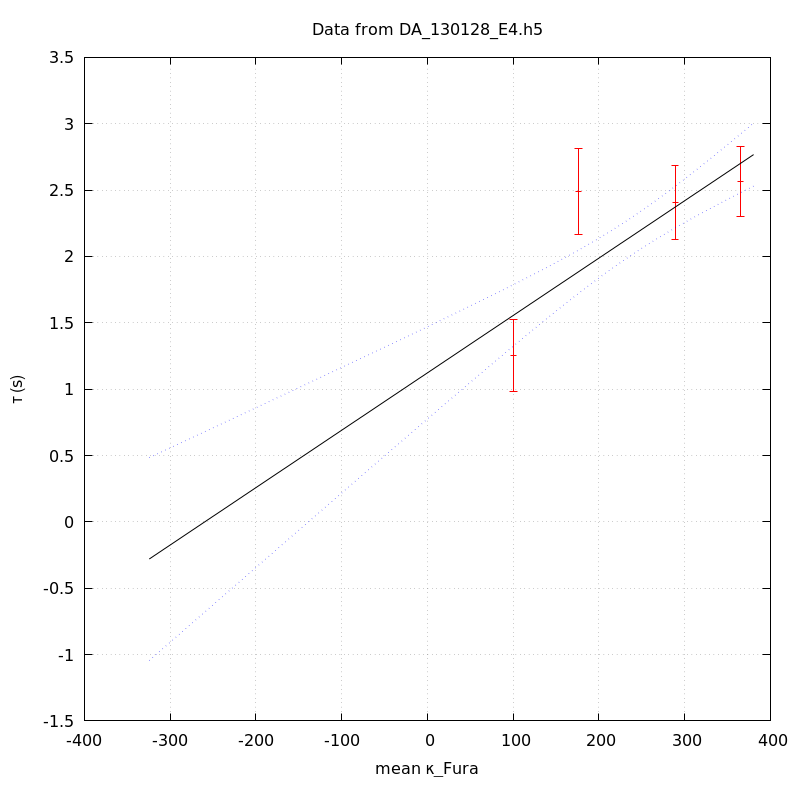

Generate this figure with gnuplot:
unset key
set grid
set ylabel 'τ (s)'
set xlabel 'mean κ_Fura' noenhanced
set title 'Data from DA_130128_E4.h5' noenhanced
set xrange [-1000<*:*]
plot 'DA_130128_E4_aba_tau_vs_mean_kappa' index 0 using 1:2:(1.96*$3) linecolor rgb 'red' with yerrorbars,\
'' index 1 using 1:2 with lines linecolor rgb 'black',\
'' index 1 using 1:3 with lines linecolor rgb 'blue' lt 'dotted',\
'' index 1 using 1:4 with lines linecolor rgb 'blue' lt 'dotted'
